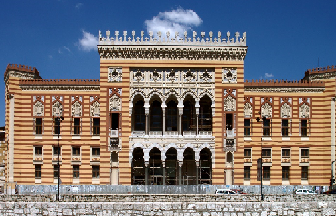
#> input picture LV9/Vijecnica.bmp, 336 x 216 px
$ jupyter execute MMS_LV10_JPEG_Dekompresija.ipynb
#> lines starting #> are read from the running program, lines starting #| are printed output that depends on the picture; after the words box and inside, x2 and y2 are one past the last pixel; in counts of white or black regions, pixels touching at a corner belong together
Univerzitet u Sarajevu
<br> Elektrotehnički fakultet
#### **Predmet: Multimedijalni Sistemi**

# Laboratorijska vježba 10: Koraci JPEG dekompresije

Za izradu laboratorijske vježbe treba koristiti odgovarajuću Jupyter Notebook datoteku. Urađenu vježbu je potrebno konvertirati u PDF format, a zatim je PDF datoteku potrebno predati do postavljenog roka koristeći platformu Zamger.

Ime i prezime studenta, broj indeksa: Ismar Muslić, 2366/19304

Datum izrade izvještaja: 27.5.2026.

---

## Zadatak 1.

Potrebno je implementirati funkciju <code>JPEGDekomp(QDCTKoef)</code> koja kao ulazni argument prima matricu kvantiziranih DCT koeficijenata *QDCTKoef* dimenzija 8x8, te izvodi sljedeće korake JPEG dekompresije:

1. Koristeći kvantizacijsku tabelu <code>Q</code> definiranu u kodu iznad, prvo se izvodi dekvantizacija na sljedeći način:

<code>DQDCTKoef[i][j] = round(QDCTKoef[i][j] * Q[i][j])</code>

Dakle, kao rezultat se prvo dobivaju dekvantizirani DCT koeficijenti pohranjeni u matrici *DQDCTKoef*.

2. Nad dekvantiziranim DCT koeficijentima *DQDCTKoef* se izvodi dvodimenzionalna inverzna diskretna kosinusna transformacija (IDCT), što rezultira matricom koja sadrži reducirane (-128) vrijednosti intenziteta piksela bloka *B*. Za izvođenje IDCT koristite funkciju <code>idct</code> iz modula *scipy.fftpack* (<code>from scipy.fftpack import idct</code>). Dvodimenzionalnu IDCT nad *DQDCTKoef* možete dobiti na sljedeći način: <code>idct(idct(DQDCTKoef, axis = 0, norm = 'ortho'), axis = 1, norm = 'ortho').astype(int)</code>. Primijetite da je funkcija <code>idct</code> pozvana dva puta imajući u vidu da jedan poziv ove funkcije izvodi IDCT samo u jednoj dimenziji. Isto tako, primijetite da je napravljena konverzija u cjelobrojne vrijednosti.

3. Dobivenim reduciranim vrijednostima piksela nakon izvedene IDCT dodati vrijednost 128.

Kao rezultat funkcija <code>JPEGDekomp(QDCTKoef)</code> vraća matricu u kojoj su pohranjene rekonstruirane vrijednosti intenziteta piksela originalnog bloka *B*.

Detaljan opis koraka JPEG dekompresije možete naći u PDFmaterijalima na platformi C2 (poglavlje 6, str. 145-166).

**Rješenje:**

[cell 1]
import numpy as np
import copy
import cv2
from matplotlib import pyplot
from matplotlib import image as mpimage
from scipy.fftpack import dct
from scipy.fftpack import idct

[cell 2]
Q = [
    [16, 11, 10, 16, 24, 40, 51, 61],
    [12, 12, 14, 19, 26, 58, 60, 55],
    [14, 13, 16, 24, 40, 57, 69, 56],
    [14, 17, 22, 29, 51, 87, 80, 62],
    [18, 22, 37, 56, 68, 109, 103, 77],
    [24, 35, 55, 64, 81, 104, 113, 92],
    [49, 64, 78, 87, 103, 121, 120, 101],
    [72, 92, 95, 98, 112, 100, 103, 99]
]

### Neophodni kod sa LV9

[cell 3]
def JPEGKomp(B):
    B_shifted = B.astype(float) - 128

    DCTKoef = dct(dct(B_shifted, axis=0, norm='ortho'), axis=1, norm='ortho').astype(int)

    QDCTKoef = np.round(DCTKoef / Q).astype(int)

    return DCTKoef, QDCTKoef

[cell 4]
path = "../LV9/Vijecnica.bmp"
image = mpimage.imread(path).copy()
#> image is the input picture: shape (216, 336, 3); mean R, G, B 121.4, 117.3, 119.4

height, width, channels = image.shape
#> height = 216; width = 336; channels = 3
pocetak1 = (7,7)
kraj1 = (16,16)
boja1 = (255,0,0)
debljina = 1
image = cv2.rectangle(image, pocetak1, kraj1, boja1, debljina)
#> image: shape (216, 336, 3); 0.05% of pixels changed, all inside (x1, y1, x2, y2) = (7, 7, 17, 17)

pocetak2 = (18,100)
kraj2 = (27,109)
boja2 = (0,255,0)
image = cv2.rectangle(image, pocetak2, kraj2, boja2, debljina)
#> image: shape (216, 336, 3); mean R, G, B 121.4, 117.3, 119.3

pocetak3 = (100, 205)
kraj3 = (109, 214)
boja3 = (0,0,255)
image = cv2.rectangle(image, pocetak3, kraj3, boja3, debljina)
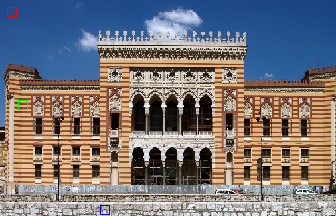
#> image: shape (216, 336, 3); mean R, G, B 121.3, 117.2, 119.3

print("Testna slika: \nCrvenom bojom  označen blok B1. \nZelenom bojom označen blok B2. \nPlavom bojom označen blok B3.\n")

pyplot.figure(figsize = (14,10))
pyplot.imshow(image)
pyplot.show()

B1=copy.deepcopy(image[pocetak1[1]+1:kraj1[1],pocetak1[0]+1:kraj1[0]])

R, G, B = B1[:,:,0], B1[:,:,1], B1[:,:,2]
B1Y = (0.2989 * R + 0.5870 * G + 0.1140 * B).astype(int)

DCTKoef1,QDCTKoef1 = JPEGKomp(B1Y)


B2=copy.deepcopy(image[pocetak2[1]+1:kraj2[1],pocetak2[0]+1:kraj2[0]])

R, G, B = B2[:,:,0], B2[:,:,1], B2[:,:,2]
B2Y = (0.2989 * R + 0.5870 * G + 0.1140 * B).astype(int)
DCTKoef2,QDCTKoef2 = JPEGKomp(B2Y)


B3=copy.deepcopy(image[pocetak3[1]+1:kraj3[1],pocetak3[0]+1:kraj3[0]])

R, G, B = B3[:,:,0], B3[:,:,1], B3[:,:,2]
B3Y = (0.2989 * R + 0.5870 * G + 0.1140 * B).astype(int)
DCTKoef3,QDCTKoef3 = JPEGKomp(B3Y)

[cell 5]
def JPEGDekomp(QDCTKoef):
    DQDCTKoef = np.round(QDCTKoef * Q).astype(int)

    rekonstruisano = idct(idct(DQDCTKoef.astype(float), axis=0, norm='ortho'), axis=1, norm='ortho').astype(int)

    rekonstruisano = rekonstruisano + 128

    return rekonstruisano

Nakon implementacije funkcije, potrebno je izvesti programski kod ispod koji se odnosi na blok B1, tako da se dobiju prikazani rezultati.

[cell 6]
RB1Y = JPEGDekomp(QDCTKoef1)

print("\nGrafički prikaz originalnih vrijednosti piksela za blok B1:\n")

pyplot.imshow(B1Y,cmap='gray',vmin=0,vmax=255)
pyplot.show()
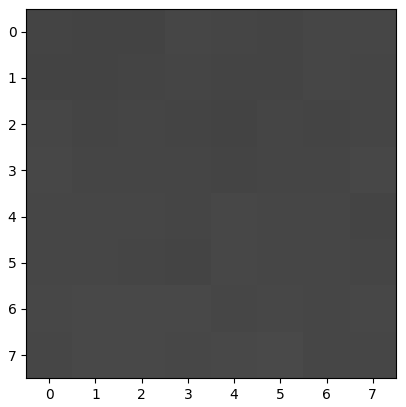
#> figure drawn by matplotlib, 1 panel

print("\nGrafički prikaz rekonstruiranih vrijednosti piksela za blok B1:\n")

pyplot.imshow(RB1Y,cmap='gray',vmin=0,vmax=255)
pyplot.show()

print("\nVrijednosti intenziteta piksela za originalni blok B1:\n")
print(B1Y)
#| [[68 67 67 70 69 68 70 70]
#|  [67 67 68 69 68 68 70 69]
#|  [70 68 69 68 67 69 68 69]
#|  [71 69 69 69 68 69 69 71]
#|  [70 70 70 69 71 70 70 68]
#|  [70 70 69 68 71 70 70 69]
#|  [71 72 72 72 70 71 70 71]
#|  [70 72 72 71 72 73 70 70]]

print("\nRekonstruirane vrijednosti intenziteta piksela za blok B1:\n")
print(RB1Y)
#| [[68 68 68 68 68 68 68 68]
#|  [69 69 69 69 69 69 69 69]
#|  [69 69 69 69 69 69 69 69]
#|  [70 70 70 70 70 70 70 70]
#|  [71 71 71 71 71 71 71 71]
#|  [72 72 72 72 72 72 72 72]
#|  [72 72 72 72 72 72 72 72]
#|  [73 73 73 73 73 73 73 73]]

E1=B1Y-RB1Y
print("\nGreške rekonstrukcije vrijednosti piksela bloka B1\n")
print(E1)
#| [[ 0 -1 -1  2  1  0  2  2]
#|  [-2 -2 -1  0 -1 -1  1  0]
#|  [ 1 -1  0 -1 -2  0 -1  0]
#|  [ 1 -1 -1 -1 -2 -1 -1  1]
#|  [-1 -1 -1 -2  0 -1 -1 -3]
#|  [-2 -2 -3 -4 -1 -2 -2 -3]
#|  [-1  0  0  0 -2 -1 -2 -1]
#|  [-3 -1 -1 -2 -1  0 -3 -3]]

Nadalje, potrebno je izvesti i programski kod ispod koji se odnosi na blok B2, tako da se dobiju prikazani rezultati. **Osim toga, potrebno je dodati i primjer rezultata dekompresije za proizvoljno odabrani blok B3 u prvom zadatku na isti način kako je to urađeno za blokove B1 i B2.**

[cell 7]
# Blok B2
RB2Y = JPEGDekomp(QDCTKoef2)

print("\nGrafički prikaz originalnih vrijednosti piksela za blok B2:\n")

pyplot.imshow(B2Y,cmap='gray',vmin=0,vmax=255)
pyplot.show()
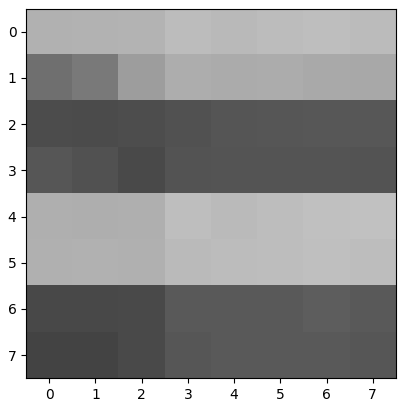
#> figure drawn by matplotlib, 1 panel
print("\nGrafički prikaz rekonstruiranih vrijednosti piksela za blok B2:\n")

pyplot.imshow(RB2Y,cmap='gray',vmin=0,vmax=255)
pyplot.show()

print("\nVrijednosti intenziteta piksela za originalni blok B2:\n")
print(B2Y)
#| [[177 178 179 188 185 188 190 187]
#|  [111 121 157 173 171 172 169 168]
#|  [ 76  75  77  81  85  86  87  87]
#|  [ 86  82  74  83  84  84  84  83]
#|  [175 174 175 190 186 189 192 193]
#|  [176 177 176 186 188 189 191 189]
#|  [ 72  72  74  90  89  89  93  89]
#|  [ 67  67  74  86  89  90  89  86]]

print("\nRekonstruirane vrijednosti intenziteta piksela za blok B2:\n")
print(RB2Y)
#| [[176 181 187 193 194 192 187 184]
#|  [125 130 141 152 161 167 169 170]
#|  [ 73  75  80  85  89  92  93  94]
#|  [ 86  86  84  83  81  79  78  78]
#|  [175 177 179 183 187 191 194 195]
#|  [168 171 177 183 188 192 195 196]
#|  [ 71  74  80  85  87  87  85  83]
#|  [ 64  70  80  88  94  95  93  91]]


E2=B2Y-RB2Y
print("\nGreške rekonstrukcije vrijednosti piksela bloka B2\n")
print(E2)
#| [[  1  -3  -8  -5  -9  -4   3   3]
#|  [-14  -9  16  21  10   5   0  -2]
#|  [  3   0  -3  -4  -4  -6  -6  -7]
#|  [  0  -4 -10   0   3   5   6   5]
#|  [  0  -3  -4   7  -1  -2  -2  -2]
#|  [  8   6  -1   3   0  -3  -4  -7]
#|  [  1  -2  -6   5   2   2   8   6]
#|  [  3  -3  -6  -2  -5  -5  -4  -5]]

[cell 8]
# Blok B3
RB3Y = JPEGDekomp(QDCTKoef3)

print("\nGrafički prikaz originalnih vrijednosti piksela za blok B3:\n")

pyplot.imshow(B3Y,cmap='gray',vmin=0,vmax=255)
pyplot.show()
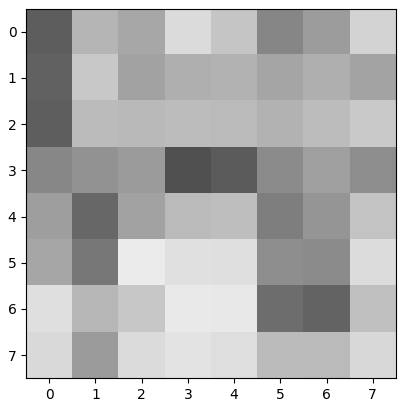
#> figure drawn by matplotlib, 1 panel
print("\nGrafički prikaz rekonstruiranih vrijednosti piksela za blok B3:\n")

pyplot.imshow(RB3Y,cmap='gray',vmin=0,vmax=255)
pyplot.show()
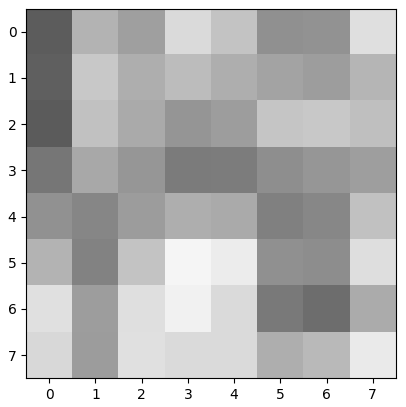
#> figure drawn by matplotlib, 1 panel

print("\nVrijednosti intenziteta piksela za originalni blok B3:\n")
print(B3Y)
#| [[ 93 181 167 219 197 134 156 211]
#|  [ 97 200 162 175 178 165 175 163]
#|  [ 94 187 185 188 186 178 188 201]
#|  [135 146 155  80  91 139 159 141]
#|  [158 103 162 186 190 126 149 196]
#|  [166 119 235 224 223 142 139 220]
#|  [223 183 199 233 232 109  99 192]
#|  [217 155 219 227 222 187 186 216]]

print("\nRekonstruirane vrijednosti intenziteta piksela za blok B3:\n")
print(RB3Y)
#| [[ 92 180 159 218 195 144 146 223]
#|  [ 95 200 174 188 174 164 157 181]
#|  [ 91 193 170 149 157 197 200 191]
#|  [118 168 150 123 124 142 150 158]
#|  [145 134 156 174 170 128 135 193]
#|  [179 130 195 245 236 144 141 222]
#|  [224 157 223 241 218 122 109 171]
#|  [216 156 224 218 218 174 185 234]]


E3=B3Y-RB3Y
print("\nGreške rekonstrukcije vrijednosti piksela bloka B3\n")
print(E3)
#| [[  1   1   8   1   2 -10  10 -12]
#|  [  2   0 -12 -13   4   1  18 -18]
#|  [  3  -6  15  39  29 -19 -12  10]
#|  [ 17 -22   5 -43 -33  -3   9 -17]
#|  [ 13 -31   6  12  20  -2  14   3]
#|  [-13 -11  40 -21 -13  -2  -2  -2]
#|  [ -1  26 -24  -8  14 -13 -10  21]
#|  [  1  -1  -5   9   4  13   1 -18]]
